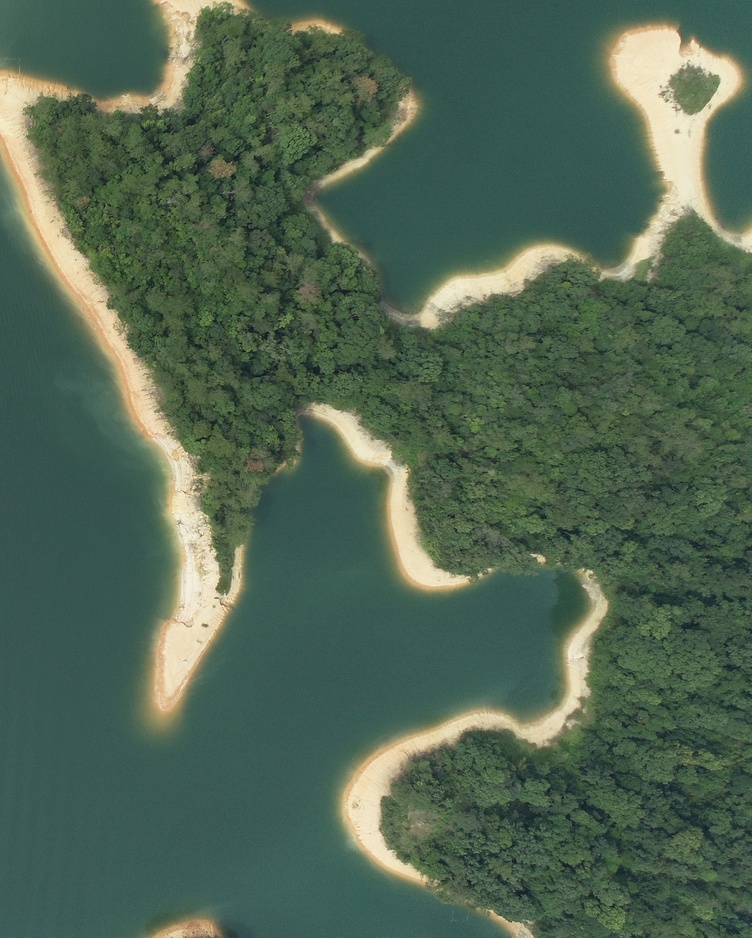
%> input picture Image/test_2.jpg, 752 x 938 px, shrunk from 2268 x 2828 before the run
$ octave --eval "allhist(imread('../Image/test_2.jpg'));"   (GNU Octave 9; MATLAB toolbox functions it lacks are replaced by stand-ins)
%> lines starting %> are read from the running program, lines starting %| are printed output that depends on the picture
%> in allhist, `ycbcr=rgb2ycbcr(im);`: ycbcr: size 938x752x3 uint8; mean of channels 1, 2, 3 96.2, 123.1, 120.1
%> in allhist, `hsv=rgb2hsv(im);`: hsv: size 938x752x3 double; mean H, S, V 0.354, 0.311, 0.405
%> in allhist, `Lab=applycform(im,cform);`: Lab: size 938x752x3 uint8; mean of channels 1, 2, 3 103.7, 117, 135.7
### color/rgb2hsi.m
function hsi=rgb2hsi(image)
%RGB颜色空间
image=im2double(image);
r=image(:,:,1);
%> r: size 938x752 double
g=image(:,:,2);
%> g: size 938x752 double
b=image(:,:,3);
%> b: size 938x752 double
%HSI颜色空间
I=(r+g+b)/3;
tmp1=min(min(r,g),b);
tmp2=r+g+b;
tmp2(tmp2==0)=eps;
S=1-3.*tmp1./tmp2;
tmp1=0.5*((r-g)+(r-b));
tmp2=sqrt((r-g).^2+(r-b).*(g-b));
theta=acos(tmp1./(tmp2+eps));
H=theta;
H(b>g)=2*pi-H(b>g);
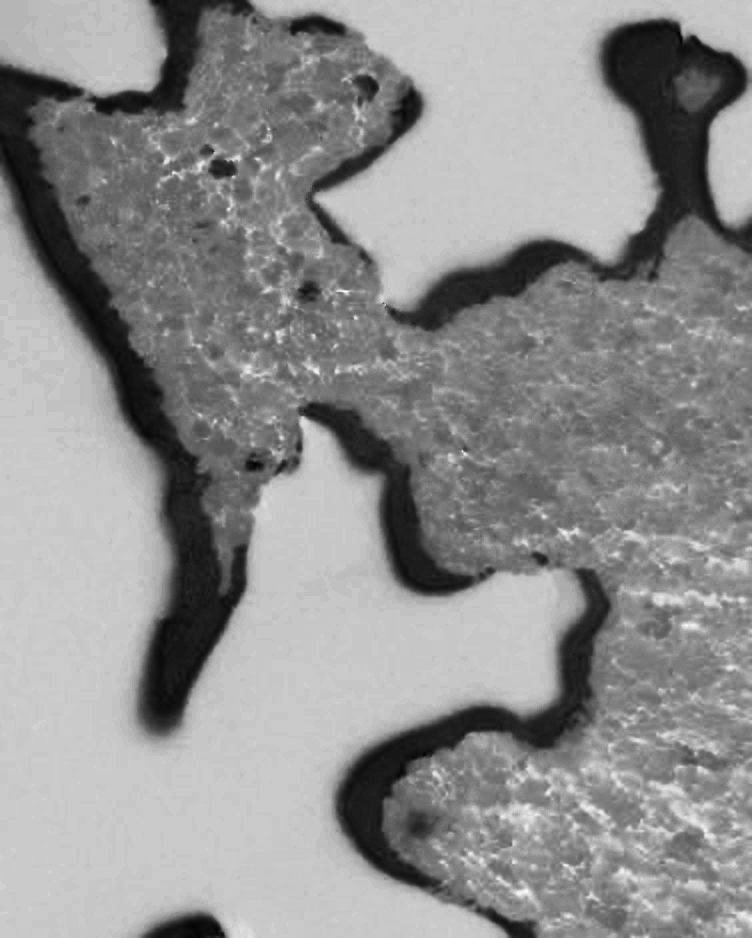
%> H: size 938x752 double; min 0.402, max 3.67, mean 2.24; drawn with min black and max white
H=H/(2*pi);
H(S==0)=0;
hsi=cat(3,H,S,I);
% [5 lines of commented-out code are left out]

### color/rgb2yuv.m

function yuv=rgb2yuv(image)
%RGB颜色空间
% image=im2double(image);
r=image(:,:,1);
g=image(:,:,2);
b=image(:,:,3);
%YUV颜色空间
Y=0.299*r+0.587*g+0.114*b;
U=-0.14713*r-0.28886*g+0.436*b;
V=0.615*r-0.51499*g-0.10001*b;
yuv=cat(3,Y,U,V);
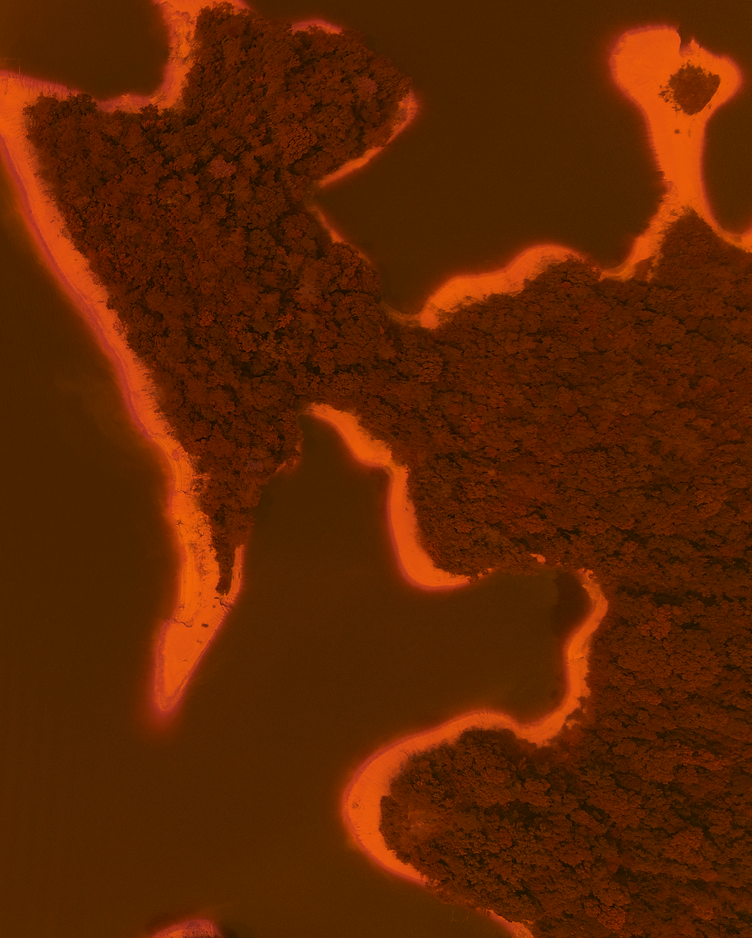
%> yuv: size 938x752x3 uint8; mean R, G, B 93.4, 36.3, 1.4
% [5 lines of commented-out code are left out]

### color/rgb2yiq.m

function yiq=rgb2yiq(image)
%RGB颜色空间
% image=im2double(image);
r=image(:,:,1);
g=image(:,:,2);
b=image(:,:,3);
%YIQ颜色空间
Y=0.299*r+0.587*g+0.114*b;
I=0.596*r-0.275*g-0.321*b;
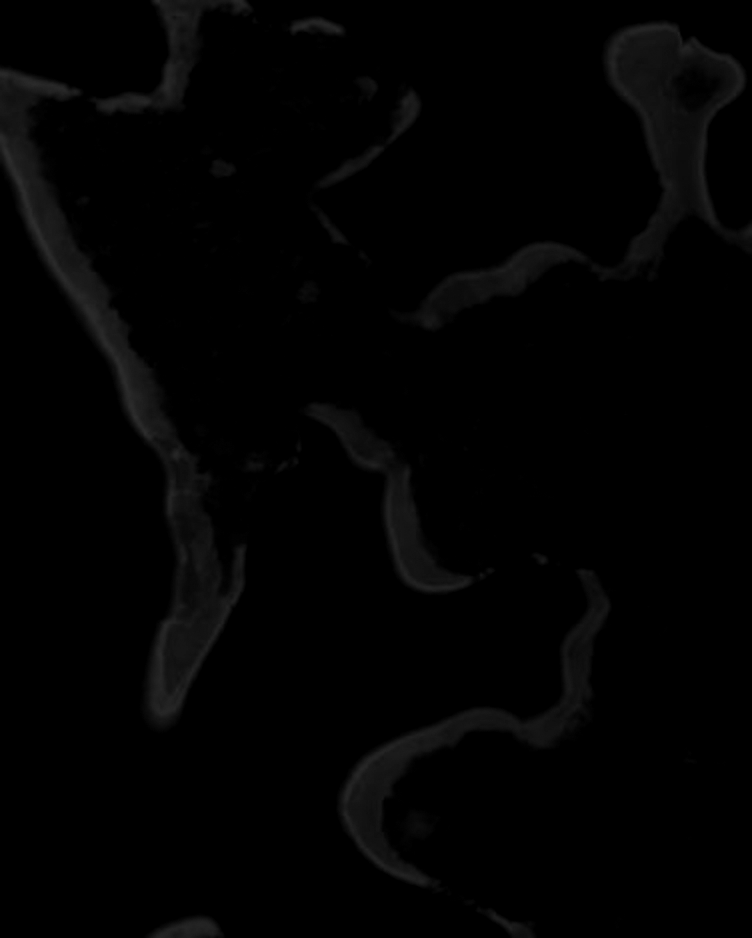
%> I: size 938x752 uint8; min 0, max 46, mean 2.5
Q=0.212*r-0.523*g+0.311*b;
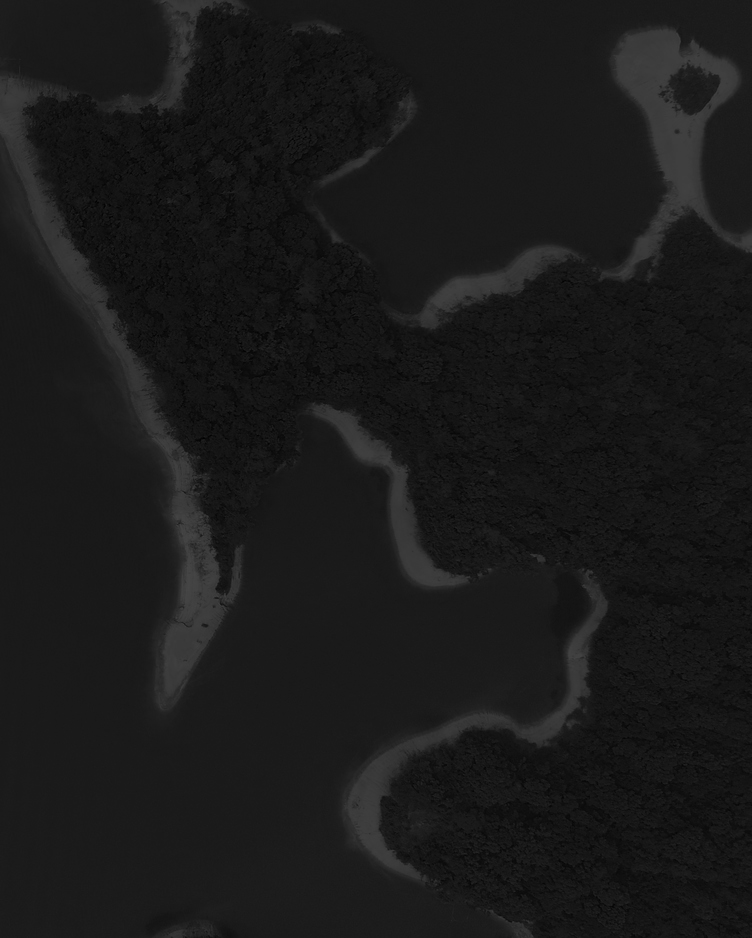
%> Q: size 938x752 uint8; min 0, max 71, mean 25.9
yiq=cat(3,Y,I,Q);
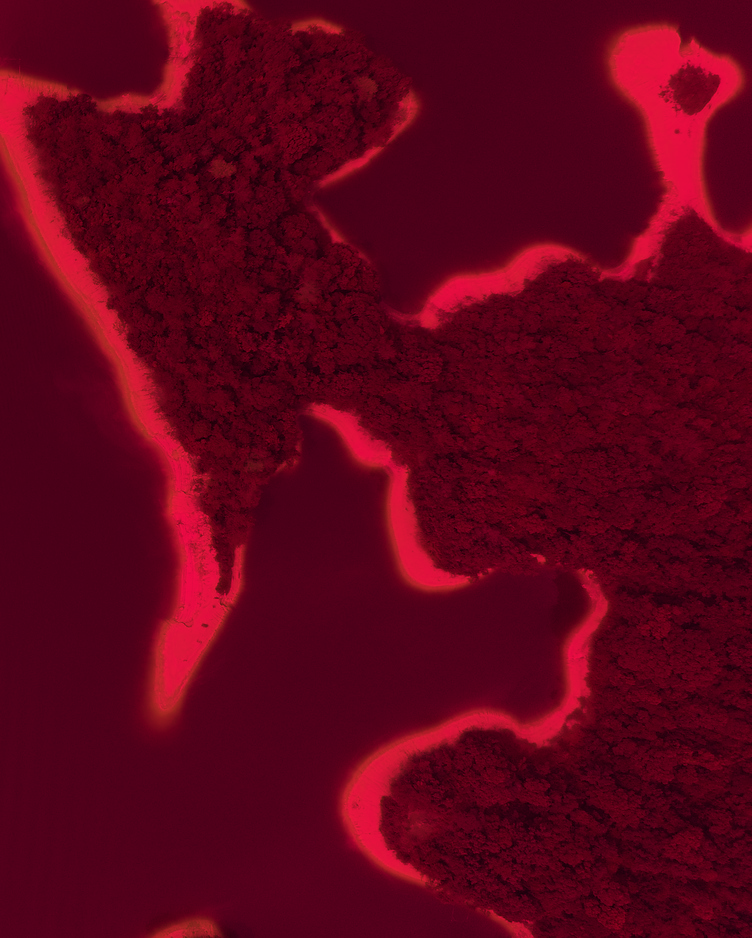
%> yiq: size 938x752x3 uint8; mean R, G, B 93.4, 2.5, 25.9
%> `allhist(imread('../Image/test_2.jpg'));`:
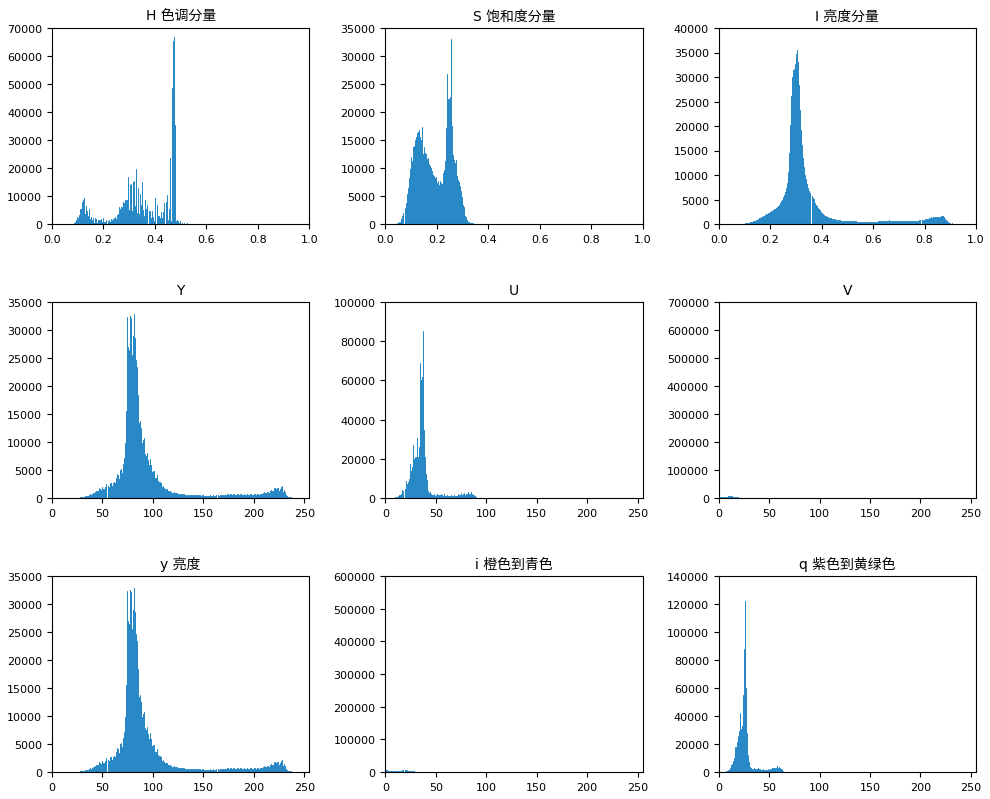
%> figure redrawn from the program's plot data, 9 panels; panel 1: highest point at x = 0.475, y = 66930; panel 2: highest point at x = 0.255, y = 32979; panel 3: highest point at x = 0.306, y = 35411; panel 4: highest point at x = 81, y = 32777
% [5 lines of commented-out code are left out]

### color/colorhist.m
function allhist(im)

figure,
%%

%%RGB空间
r=im(:,:,1);%红色分量
g=im(:,:,2);%绿色分量
b=im(:,:,3);%蓝色分量
subplot(4,3,1),imhist(r);title('r分量');
subplot(4,3,2),imhist(g);title('g分量');
subplot(4,3,3),imhist(b);title('b分量');
%%

% YCBCR颜色空间
ycbcr=rgb2ycbcr(im);
y=ycbcr(:,:,1);%亮度
cb=ycbcr(:,:,2);%蓝色分量
cr=ycbcr(:,:,3);%红色分量
subplot(4,3,4),imhist(y);title('y分量');
subplot(4,3,5),imhist(cb);title('cb分量');
subplot(4,3,6),imhist(cr);title('cr分量');
%%

%%HSV颜色空间
hsv=rgb2hsv(im);
h=hsv(:,:,1);%H即色调,表示颜色的种类，取值范围为[0,1]，相应的颜色从红，黄，绿，蓝绿，蓝，紫到黑变化
s=hsv(:,:,2);%s即饱和度，取值范围为[0,1],相应的颜色从未饱和（灰度）到完全饱和（无白色元素）变化。
v=hsv(:,:,3);%v即亮度，取值范围[0,1],相应的颜色逐渐变亮
subplot(4,3,7),imhist(h);title('h 色调分量');
subplot(4,3,8),imhist(s);title('s 饱和度分量');
subplot(4,3,9),imhist(v);title('v 亮度分量');
%%

%%Lab颜色空间
cform = makecform('srgb2lab');
Lab=applycform(im,cform);
L=Lab(:,:,1);%L是亮度层
a=Lab(:,:,2);%a是颜色在红绿轴的分量
b=Lab(:,:,3);%b是颜色在蓝黄轴的分量
subplot(4,3,10),imhist(L);title('L 亮度分量');
subplot(4,3,11),imhist(a);title('a 红绿分量');
subplot(4,3,12),imhist(b);title('b 蓝黄分量');
%%
%figure,imhist(b);title('b分量');
%figure,imhist(v);%title('v分量');

figure,
%%

%HSI颜色空间
hsi=rgb2hsi(im);
H=hsi(:,:,1);%H即色调
S=hsi(:,:,2);%S表示饱和度
I=hsi(:,:,3);%I表示亮度
subplot(3,3,1),imhist(H);title('H 色调分量');
subplot(3,3,2),imhist(S);title('S 饱和度分量');
subplot(3,3,3),imhist(I);title('I 亮度分量');
%%

%YUV颜色空间
yuv=rgb2yuv(im);
Y=yuv(:,:,1);%亮度
U=yuv(:,:,2);%色差
V=yuv(:,:,3);%色差
subplot(3,3,4),imhist(Y);title('Y');
subplot(3,3,5),imhist(U);title('U');
subplot(3,3,6),imhist(V);title('V');
%%

%YIQ颜色空间
yiq=rgb2yiq(im);
y=yiq(:,:,1);%亮度信息
i=yiq(:,:,2);%从橙色到青色变化
q=yiq(:,:,3);%从紫色到黄绿色变化
subplot(3,3,7),imhist(y);title('y 亮度');
subplot(3,3,8),imhist(i);title('i 橙色到青色');
subplot(3,3,9),imhist(q);title('q 紫色到黄绿色');
%%


end
